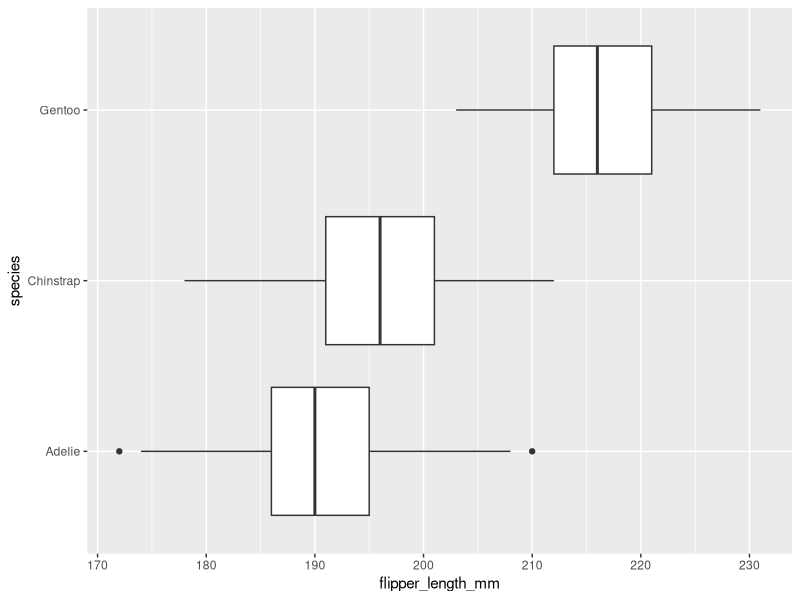
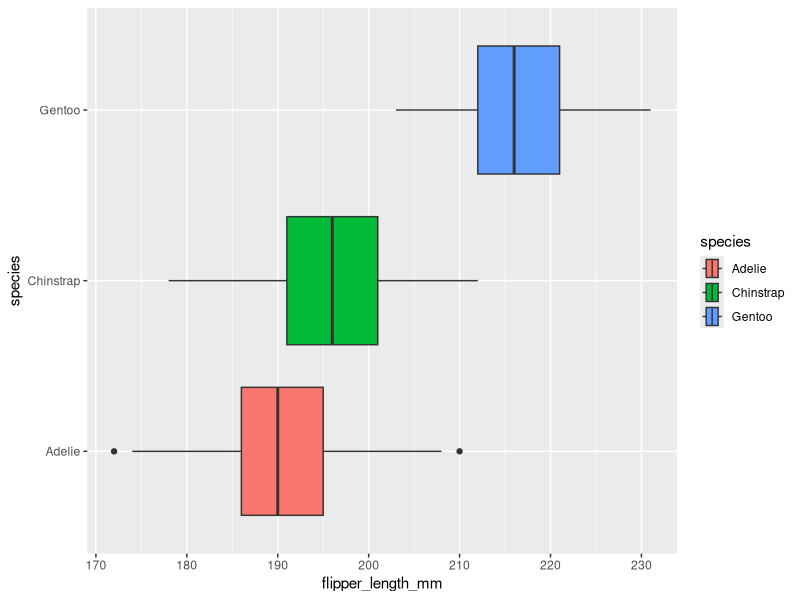
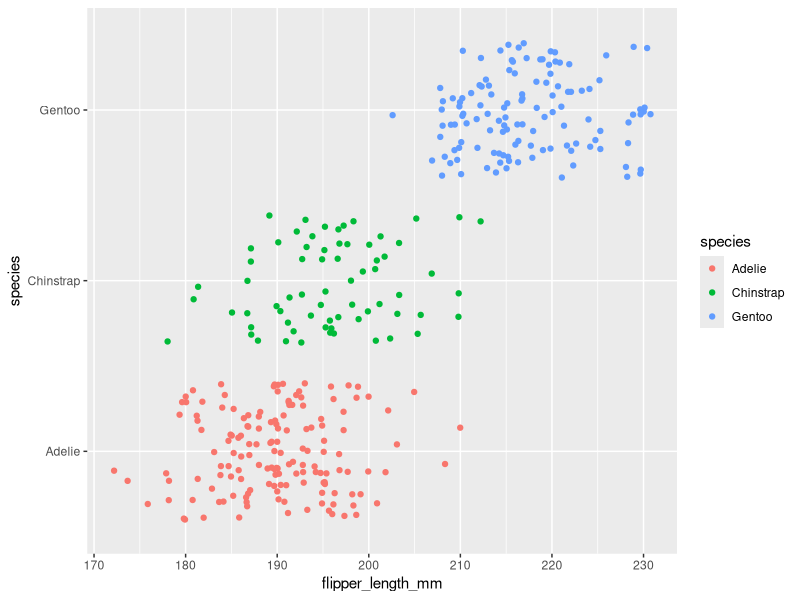
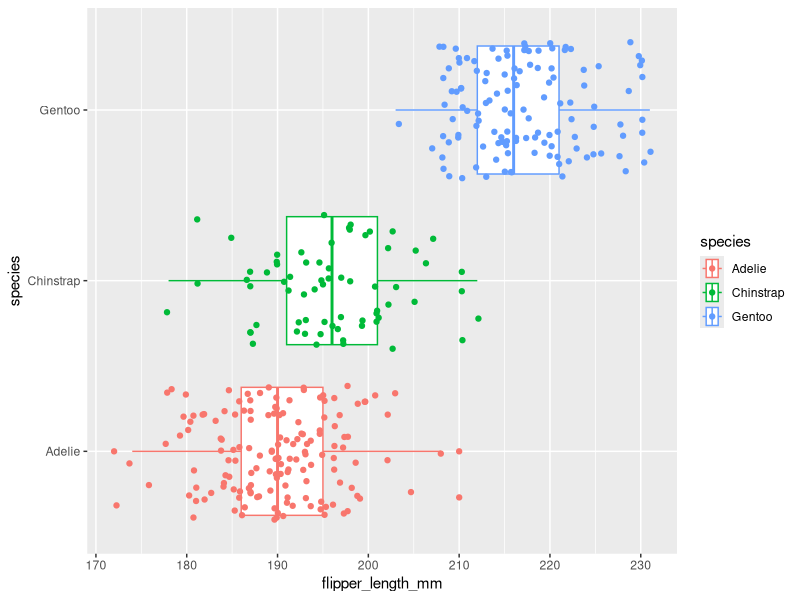
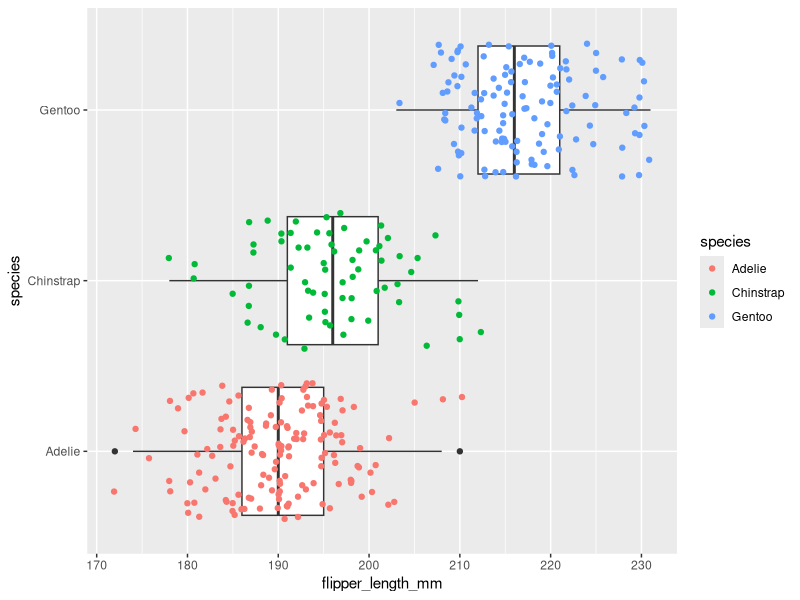

Write R code to recreate these figures, in order.
## ---- chunk 1
knitr::opts_chunk$set(error = TRUE)
## ---- chunk 2
library(palmerpenguins)
penguins
## ---- chunk 3
library(ggplot2)
## ---- chunk 4
ggplot(data = penguins, mapping = aes(x = flipper_length_mm, y = species)) +
  geom_boxplot()
## ---- chunk 5
ggplot(data = penguins, mapping = aes(x = flipper_length_mm, y = species, fill = species)) +
  geom_boxplot()
## ---- chunk 6
ggplot(data = penguins, mapping = aes(x = flipper_length_mm, y = species, color = species)) +
  geom_jitter()
## ---- chunk 7
ggplot(data = penguins, mapping = aes(x = flipper_length_mm, y = species, color = species)) + geom_boxplot() + 
        geom_jitter()
## ---- chunk 8
ggplot(data = penguins, mapping = aes(x = flipper_length_mm, y = species)) + 
  geom_boxplot() +
  geom_jitter(mapping = aes(color = species))
## ---- chunk 9

## ---- chunk 10

## ---- chunk 11

## ---- chunk 12

## ---- chunk 13

## ---- chunk 14

